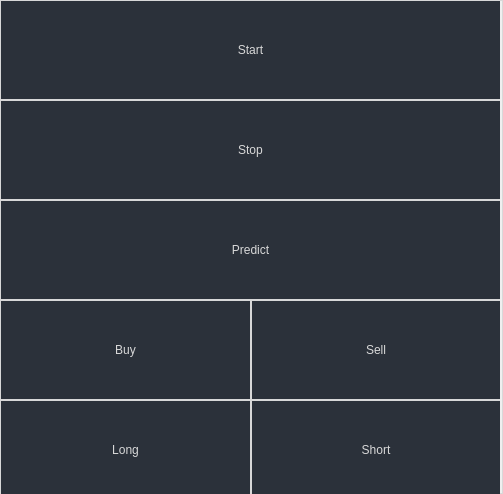
<?xml version="1.0" encoding="UTF-8"?>
<ui version="4.0">
 <class>SettingWindow</class>
 <widget class="QWidget" name="SettingWindow">
  <property name="geometry">
   <rect>
    <x>0</x>
    <y>0</y>
    <width>503</width>
    <height>494</height>
   </rect>
  </property>
  <property name="windowTitle">
   <string>Form</string>
  </property>
  <property name="styleSheet">
   <string notr="true">color: #D8D8D8; border-style: solid; border-width: 1px; border-color: #D8D8D8;</string>
  </property>
  <widget class="QWidget" name="settingWindow" native="true">
   <property name="geometry">
    <rect>
     <x>0</x>
     <y>0</y>
     <width>500</width>
     <height>500</height>
    </rect>
   </property>
   <property name="minimumSize">
    <size>
     <width>500</width>
     <height>500</height>
    </size>
   </property>
   <property name="styleSheet">
    <string notr="true">background-color: rgb(43, 49, 58);</string>
   </property>
   <widget class="QWidget" name="gridLayoutWidget">
    <property name="geometry">
     <rect>
      <x>0</x>
      <y>0</y>
      <width>501</width>
      <height>502</height>
     </rect>
    </property>
    <layout class="QGridLayout" name="gridLayout">
     <property name="spacing">
      <number>0</number>
     </property>
     <item row="5" column="1">
      <widget class="QPushButton" name="shortButton">
       <property name="minimumSize">
        <size>
         <width>0</width>
         <height>100</height>
        </size>
       </property>
       <property name="text">
        <string>Short</string>
       </property>
      </widget>
     </item>
     <item row="1" column="0" colspan="2">
      <widget class="QPushButton" name="startButton">
       <property name="minimumSize">
        <size>
         <width>0</width>
         <height>100</height>
        </size>
       </property>
       <property name="text">
        <string>Start</string>
       </property>
      </widget>
     </item>
     <item row="4" column="1">
      <widget class="QPushButton" name="sellButton">
       <property name="minimumSize">
        <size>
         <width>0</width>
         <height>100</height>
        </size>
       </property>
       <property name="text">
        <string>Sell</string>
       </property>
      </widget>
     </item>
     <item row="5" column="0">
      <widget class="QPushButton" name="longButton">
       <property name="minimumSize">
        <size>
         <width>0</width>
         <height>100</height>
        </size>
       </property>
       <property name="text">
        <string>Long</string>
       </property>
      </widget>
     </item>
     <item row="2" column="0" colspan="2">
      <widget class="QPushButton" name="stopButton">
       <property name="minimumSize">
        <size>
         <width>0</width>
         <height>100</height>
        </size>
       </property>
       <property name="text">
        <string>Stop</string>
       </property>
      </widget>
     </item>
     <item row="4" column="0">
      <widget class="QPushButton" name="buyButton">
       <property name="minimumSize">
        <size>
         <width>0</width>
         <height>100</height>
        </size>
       </property>
       <property name="styleSheet">
        <string notr="true"/>
       </property>
       <property name="text">
        <string>Buy</string>
       </property>
      </widget>
     </item>
     <item row="3" column="0" colspan="2">
      <widget class="QPushButton" name="predictButton">
       <property name="minimumSize">
        <size>
         <width>0</width>
         <height>100</height>
        </size>
       </property>
       <property name="text">
        <string>Predict</string>
       </property>
      </widget>
     </item>
    </layout>
   </widget>
  </widget>
 </widget>
 <resources/>
 <connections/>
</ui>
